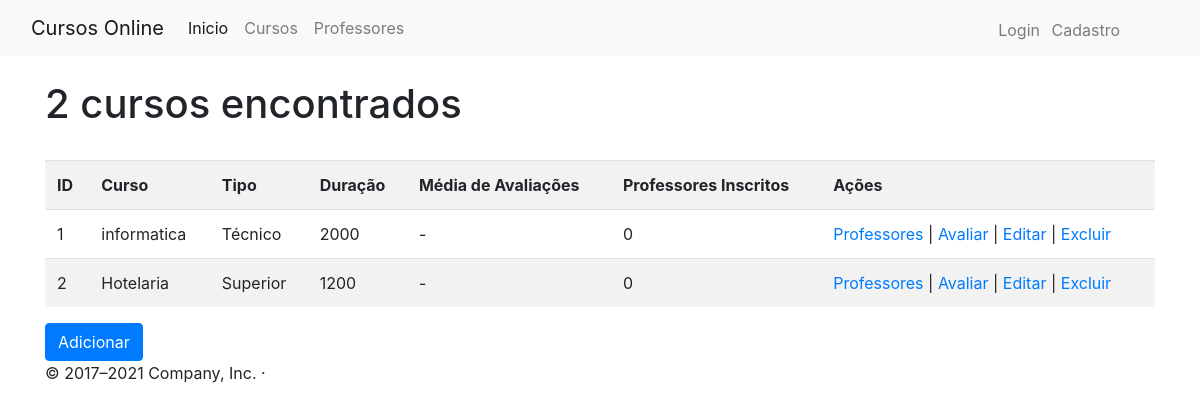
The page /cursos on the database as committed earlier.
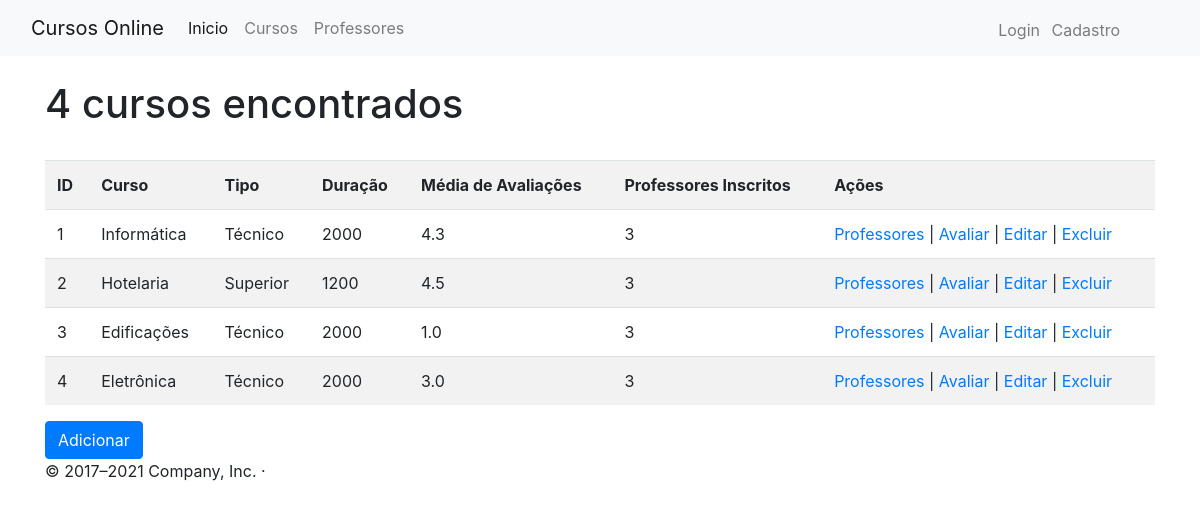
The same page on the database as committed later.
### app/models/cursos.py (models this page shows, shortened)
class Curso(db.Model):
    __tablename__ = "curso"
    id = db.Column(db.Integer(), primary_key=True)
    curso = db.Column(db.String(64), index=True)
    tipo = db.Column(db.String(64), index=True)
    duracao = db.Column(db.Integer(), index=True)
    avaliacoes = db.relationship('Avaliacao', backref='nome', lazy='dynamic')
    cursos_prof =  db.relationship('Professor', secondary= cursos_professores,
        backref=db.backref('cursos', lazy='dynamic'), lazy='dynamic')

### app/controllers/default.py (the view)
@app.route("/cursos", defaults={"user": None})
@app.route("/cursos/<user>")
def cursos(user):
  cursos = Curso.query.all()
  return render_template("cursos.html", cursos=cursos, user=user)

### app/templates/cursos.html (shortened to what this page needs)
{% extends 'base2.html' %}
{% block content %}
<br>
<div class="container">
  <div class="page-header">
    <h1>{{ cursos|length }} cursos encontrados</h1>
  </div>
  <br>
{% if cursos %}
  <table class="table table-striped">
    <tr>
      <th>ID</th>
      <th>Curso</th>
      <th>Tipo</th>
      <th>Duração</th>
      <th>Média de Avaliações</th>
      <th>Professores Inscritos</th>
      <th>Ações</th>
    </tr>
  {% for curso in cursos %}
    <tr>
      <td>{{ curso.id }}</td>
      <td>{{ curso.curso }}</td>
      <td>{{ curso.tipo }}</td>
      <td>{{ curso.duracao }}</td>
      <td>{% if curso.avaliacoes.count() > 0 %}
        {{ curso.avaliacoes | sum(attribute='estrelas') / curso.avaliacoes.count() }}
        {% else %}
         -
        {% endif %}
      </td>
      <td>{{ curso.cursos_prof.count() }}</td>
      <td>
          <a href="{{ url_for('lista_professores', id=curso.id) }}" title="Professores">Professores</a> |
          <a href="{{ url_for('avaliacoes', id=curso.id) }}" title="Avaliar">Avaliar</a> |
          <a href="{{url_for('editar_curso', id = curso.id)}}" title="Editar">Editar</a> |
          <a href="{{url_for('excluir_curso', id = curso.id)}}" title="Excluir">Excluir</a>
      </td>
    </tr>
  {% endfor %}
  </table>
{% endif %}
<a class="btn btn-primary" href="/cursos/novo" role="button">Adicionar</a>
</div>
{% endblock %}

Rows that differ between the two databases and show on the page:
changed Curso id 1: curso "informatica" → "Informática"; avaliacoes|sum (not shown) → "4.3"; cursos_prof.count "0" → "3"; no longer shows "-"
shown differently, row unchanged: Curso "Hotelaria": avaliacoes|sum (not shown) → "4.5"; cursos_prof.count "0" → "3"; no longer shows "-"
added Curso: id "3", curso "Edificações", tipo "Técnico", duracao "2000", avaliacoes|sum "1.0", cursos_prof.count "3"
added Curso: id "4", curso "Eletrônica", tipo "Técnico", duracao "2000", avaliacoes|sum "3.0", cursos_prof.count "3"
Other text that changed with them:
{{ cursos|length }}: "2" → "4"
